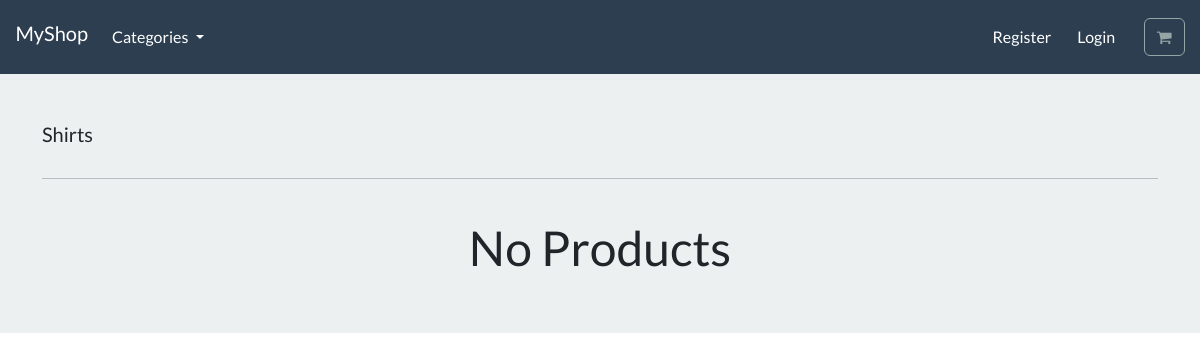
The page /search/shirts on the database as committed earlier.
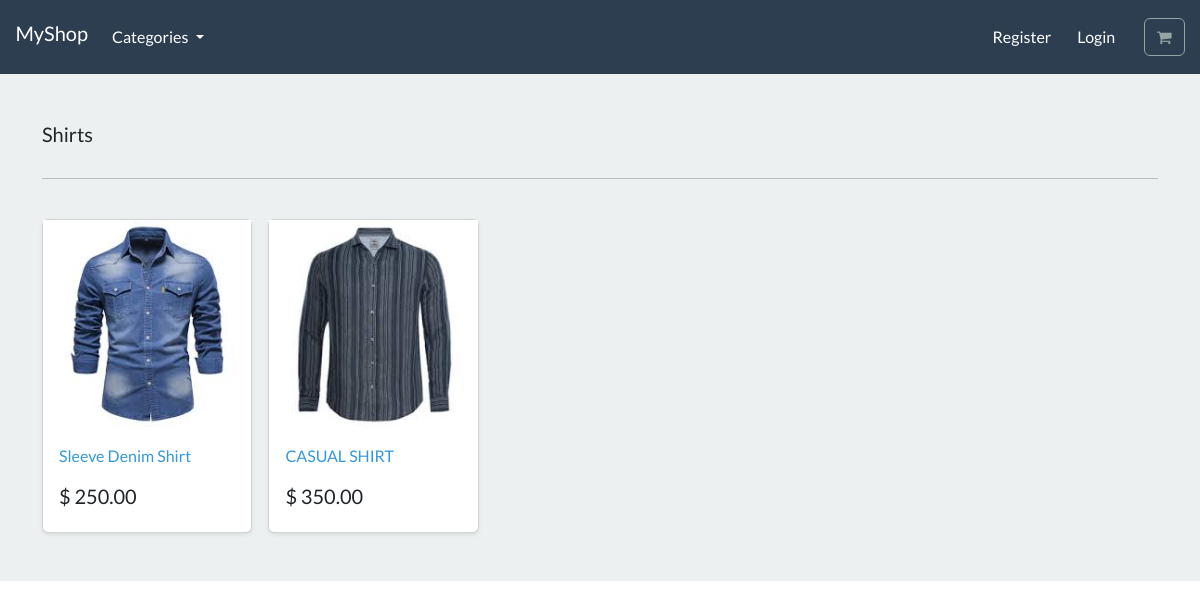
The same page on the database as committed later.
### store/models.py (models this page shows, shortened)
class Product(models.Model):
    category = models.ForeignKey(Category, on_delete=models.CASCADE, related_name='product',null=True, blank=True,)
    name = models.CharField(max_length=255)
    brand = models.CharField(max_length=255, null=True, blank=True,default='un-Brand')
    description = models.TextField(blank=True, null=True)
    slug = models.SlugField(max_length=255, unique=True)
    price = models.DecimalField(max_digits=6, decimal_places=2)
    image = models.ImageField(upload_to='products/')
    created_at = models.DateTimeField(auto_now_add=True)
    class Meta:
        verbose_name_plural = 'Products'
    def get_absolute_url(self):
        return reverse("product", args=[self.slug])

### store/views.py (the view)
# urls.py: path('search/<slug:slug>', categoryProducts, name='category'),
def categoryProducts(request, slug):
    category = get_object_or_404(Category, slug=slug)
    products = Product.objects.filter(category=category)
    count = products.count()
    context = {
        'category': category,
        'products': products,
        'count': count
    }
    return render(request, 'store/list-category.html', context)

### cart/context_processors.py (called while the page is built)
def cart(request):
    return {'cart': Cart(request)}

### store/models.py (called while the page is built)
    def __str__(self):
        return self.name

    def get_absolute_url(self):
        return reverse("category",args=[self.slug])

### store/views.py (called while the page is built)
def categorys(request):
    all_category = Category.objects.all()
    return {'all_category': all_category}

### store/templates/store/list-category.html
{% extends 'store/base.html' %}
{% load static %}
{% block body %}
<main>
  <div class="album py-5 bg-light">
    <div class="container">
      <div class="pb-3 h5"> {{category|capfirst}} </div>
      <hr>
      <br>
      {% if count == 0 %}
        <h1 class="text-center"> No Products </h1>
      {% else %}
      <div class="row row-cols-1 row-cols-sm-2 row-cols-md-5 g-3">
      {% for p in products %}
        <div class="col">
          <div class="card shadow-sm">
          <img class="img-fluid" alt="Responsive image" src="{{p.image.url}}">
            <div class="card-body">
              <p class="card-text">
                <a class="text-info text-decoration-none" href="{{p.get_absolute_url}}"> {{p.name}} </a>
              </p>
              <div class="d-flex justify-content-between align-items-center">
                <h5> $ {{p.price}} </h5>
              </div>
            </div>
          </div>
        </div>
        {% endfor %}
      {% endif %}
      </div>
    </div>
  </div>
</main>
{% endblock body %}

Rows that differ between the two databases and show on the page:
added Product: image (picture), name "Sleeve Denim Shirt", price "250.00"
added Product: image (picture), name "CASUAL SHIRT", price "350.00"
Other text that changed with them:
text no longer shown: "No Products"
